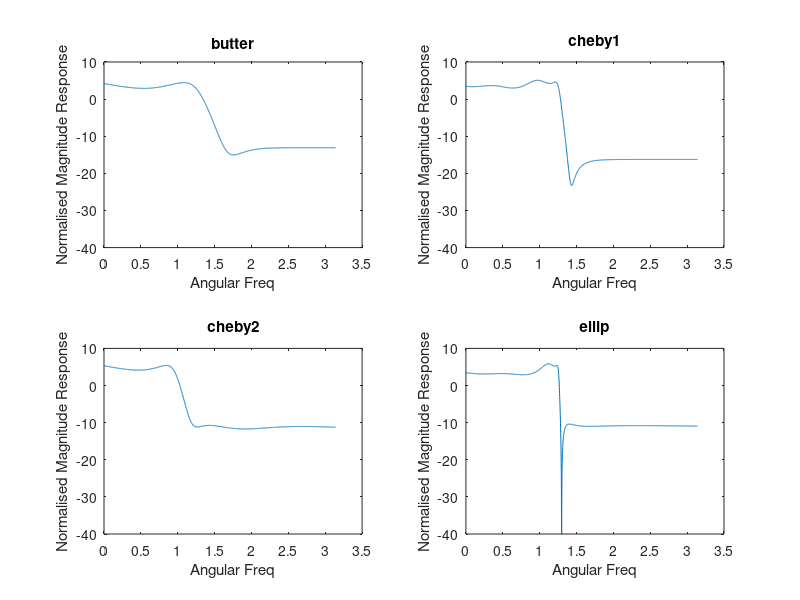
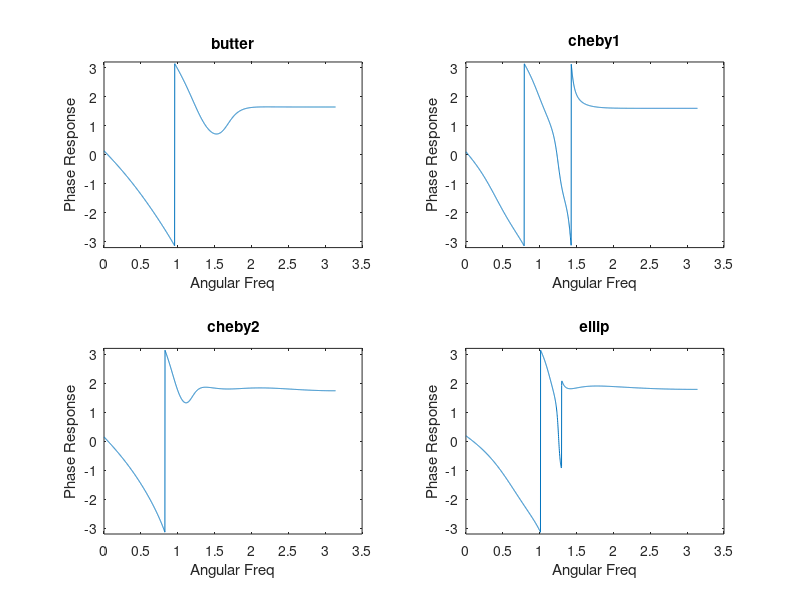

Write MATLAB code to recreate these figures, in order.
Ws = 10000;
Wc = 2000;
Rp = 1;
Rs = 40;
N = 6;
figure(1)
subplot(2,2,1)
[b,a] = butter(6,2*Wc/Ws);
[h,w] = freqz(b,a,2001);
x = 1:2001;
butterY = normalize(h);
plot(w,20*log10(abs(butterY)));
xlabel("Angular Freq");
ylabel("Normalised Magnitude Response");
title("butter");
ylim([-40,10]);
subplot(2,2,2)
[b,a] = cheby1(6,Rp,2*Wc/Ws);
[h,w] = freqz(b,a,2001);
x = 1:2001;
butterY = normalize(h);
plot(w,20*log10(abs(butterY)));
xlabel("Angular Freq");
ylabel("Normalised Magnitude Response");
title("cheby1");
ylim([-40,10]);
subplot(2,2,3)
[b,a] = cheby2(6,Rs,2*Wc/Ws);
[h,w] = freqz(b,a,2001);
x = 1:2001;
butterY = normalize(h);
plot(w,20*log10(abs(butterY)));
xlabel("Angular Freq");
ylabel("Normalised Magnitude Response");
title("cheby2");
ylim([-40,10]);
subplot(2,2,4)
[b,a] = ellip(6,Rp,Rs,2*Wc/Ws);
[h,w] = freqz(b,a,2001);
x = 1:2001;
butterY = normalize(h);
plot(w,20*log10(abs(butterY)));
xlabel("Angular Freq");
ylabel("Normalised Magnitude Response");
title("ellip");
ylim([-40,10]);
figure(2)
subplot(2,2,1)
[b,a] = butter(6,2*Wc/Ws);
[h,w] = freqz(b,a,2001);
x = 1:2001;
butterY = normalize(h);
plot(w,(angle(butterY)));
xlabel("Angular Freq");
ylabel("Phase Response");
title("butter");
ylim([-3.2,3.2]);
subplot(2,2,2)
[b,a] = cheby1(6,Rp,2*Wc/Ws);
[h,w] = freqz(b,a,2001);
x = 1:2001;
butterY = normalize(h);
plot(w,(angle(butterY)));
xlabel("Angular Freq");
ylabel("Phase Response");
title("cheby1");
ylim([-3.2,3.2]);
subplot(2,2,3)
[b,a] = cheby2(6,Rs,2*Wc/Ws);
[h,w] = freqz(b,a,2001);
x = 1:2001;
butterY = normalize(h);
plot(w,(angle(butterY)));
xlabel("Angular Freq");
ylabel("Phase Response");
title("cheby2");
ylim([-3.2,3.2]);
subplot(2,2,4)
[b,a] = ellip(6,Rp,Rs,2*Wc/Ws);
[h,w] = freqz(b,a,2001);
x = 1:2001;
butterY = normalize(h);
plot(w,(angle(butterY)));
xlabel("Angular Freq");
ylabel("Phase Response");
title("ellip");
ylim([-3.2,3.2]);